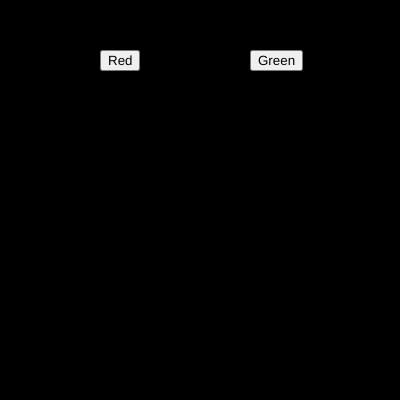
Frame 1 (no input)
Frame 60 (no input): identical to frame 1, image omitted
Frame 120 (the mouse pressed at the canvas centre since frame 60): identical to frame 1, image omitted

The p5.js sketch that drew this single still picture (run headless with seeded random() and noise() and a simulated clock; from frame 60 on, the mouse is pressed at the canvas centre):

// p5.js sketch
// ── sketch.js
var btn_red;
var btn_green;

var r = 0;
var g = 0;
var b = 0;

function setup() {
  createCanvas(400, 400);
 btn_red= createButton('Red')  
 btn_red.position(100,50)
 btn_red.mousePressed(redbg)
 
 btn_green= createButton('Green')  
 btn_green.position(250,50)
 btn_green.mousePressed(greenbg)
}

function draw() {
  background(r,g,b);
}

function redbg (){
  r=255
  g=0
  b=0

}

function greenbg (){
  r=0
  g=255
  b=0
}
